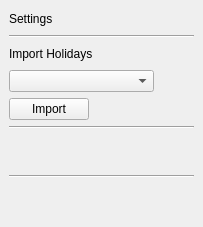
                 <widget class="QWidget" name="page7">
                  <layout class="QVBoxLayout" name="verticalLayout_32">
                   <property name="spacing">
                    <number>0</number>
                   </property>
                   <property name="leftMargin">
                    <number>0</number>
                   </property>
                   <property name="topMargin">
                    <number>0</number>
                   </property>
                   <property name="rightMargin">
                    <number>0</number>
                   </property>
                   <property name="bottomMargin">
                    <number>0</number>
                   </property>
                   <item>
                    <widget class="QWidget" name="widget_10" native="true">
                     <layout class="QVBoxLayout" name="verticalLayout_42">
                      <property name="spacing">
                       <number>6</number>
                      </property>
                      <property name="leftMargin">
                       <number>9</number>
                      </property>
                      <property name="topMargin">
                       <number>9</number>
                      </property>
                      <property name="rightMargin">
                       <number>9</number>
                      </property>
                      <property name="bottomMargin">
                       <number>9</number>
                      </property>
                      <item>
                       <layout class="QVBoxLayout" name="verticalLayout_31">
                        <item>
                         <layout class="QHBoxLayout" name="horizontalLayout_31">
                          <item>
                           <widget class="QLabel" name="label_32">
                            <property name="text">
                             <string>Settings</string>
                            </property>
                           </widget>
                          </item>
                          <item>
                           <spacer name="horizontalSpacer_35">
                            <property name="orientation">
                             <enum>Qt::Horizontal</enum>
                            </property>
                            <property name="sizeHint" stdset="0">
                             <size>
                              <width>40</width>
                              <height>20</height>
                             </size>
                            </property>
                           </spacer>
                          </item>
                         </layout>
                        </item>
                        <item>
                         <widget class="Line" name="line">
                          <property name="orientation">
                           <enum>Qt::Horizontal</enum>
                          </property>
                         </widget>
                        </item>
                        <item>
                         <layout class="QVBoxLayout" name="verticalLayout_30">
                          <item>
                           <layout class="QHBoxLayout" name="horizontalLayout_32">
                            <item>
                             <widget class="QLabel" name="label_34">
                              <property name="text">
                               <string>Import Holidays</string>
                              </property>
                             </widget>
                            </item>
                            <item>
                             <spacer name="horizontalSpacer_38">
                              <property name="orientation">
                               <enum>Qt::Horizontal</enum>
                              </property>
                              <property name="sizeHint" stdset="0">
                               <size>
                                <width>40</width>
                                <height>20</height>
                               </size>
                              </property>
                             </spacer>
                            </item>
                           </layout>
                          </item>
                          <item>
                           <layout class="QHBoxLayout" name="horizontalLayout_33">
                            <item>
                             <widget class="QComboBox" name="comboBoxHolidayImport">
                              <item>
                               <property name="text">
                                <string/>
                               </property>
                              </item>
                              <item>
                               <property name="text">
                                <string>Alberta</string>
                               </property>
                              </item>
                              <item>
                               <property name="text">
                                <string>British Columbia</string>
                               </property>
                              </item>
                              <item>
                               <property name="text">
                                <string>Manitoba</string>
                               </property>
                              </item>
                              <item>
                               <property name="text">
                                <string>New Brunswick</string>
                               </property>
                              </item>
                              <item>
                               <property name="text">
                                <string>Newfoundland</string>
                               </property>
                              </item>
                              <item>
                               <property name="text">
                                <string>Nova Scotia</string>
                               </property>
                              </item>
                              <item>
                               <property name="text">
                                <string>Ontario</string>
                               </property>
                              </item>
                              <item>
                               <property name="text">
                                <string>Prince Edward Island</string>
                               </property>
                              </item>
                              <item>
                               <property name="text">
                                <string>Quebec</string>
                               </property>
                              </item>
                              <item>
                               <property name="text">
                                <string>Saskatchewan</string>
                               </property>
                              </item>
                             </widget>
                            </item>
                            <item>
                             <spacer name="horizontalSpacer_36">
                              <property name="orientation">
                               <enum>Qt::Horizontal</enum>
                              </property>
                              <property name="sizeHint" stdset="0">
                               <size>
                                <width>40</width>
                                <height>20</height>
                               </size>
                              </property>
                             </spacer>
                            </item>
                           </layout>
                          </item>
                          <item>
                           <layout class="QHBoxLayout" name="horizontalLayout_34">
                            <item>
                             <widget class="QPushButton" name="buttonSettingsHolidayImport">
                              <property name="text">
                               <string>Import</string>
                              </property>
                             </widget>
                            </item>
                            <item>
                             <spacer name="horizontalSpacer_37">
                              <property name="orientation">
                               <enum>Qt::Horizontal</enum>
                              </property>
                              <property name="sizeHint" stdset="0">
                               <size>
                                <width>40</width>
                                <height>20</height>
                               </size>
                              </property>
                             </spacer>
                            </item>
                           </layout>
                          </item>
                         </layout>
                        </item>
                        <item>
                         <widget class="Line" name="line_2">
                          <property name="orientation">
                           <enum>Qt::Horizontal</enum>
                          </property>
                         </widget>
                        </item>
                        <item>
                         <spacer name="verticalSpacer_3">
                          <property name="orientation">
                           <enum>Qt::Vertical</enum>
                          </property>
                          <property name="sizeHint" stdset="0">
                           <size>
                            <width>20</width>
                            <height>40</height>
                           </size>
                          </property>
                         </spacer>
                        </item>
                        <item>
                         <widget class="Line" name="line_3">
                          <property name="orientation">
                           <enum>Qt::Horizontal</enum>
                          </property>
                         </widget>
                        </item>
                        <item>
                         <spacer name="verticalSpacer_4">
                          <property name="orientation">
                           <enum>Qt::Vertical</enum>
                          </property>
                          <property name="sizeHint" stdset="0">
                           <size>
                            <width>20</width>
                            <height>40</height>
                           </size>
                          </property>
                         </spacer>
                        </item>
                       </layout>
                      </item>
                     </layout>
                    </widget>
                   </item>
                  </layout>
                 </widget>
